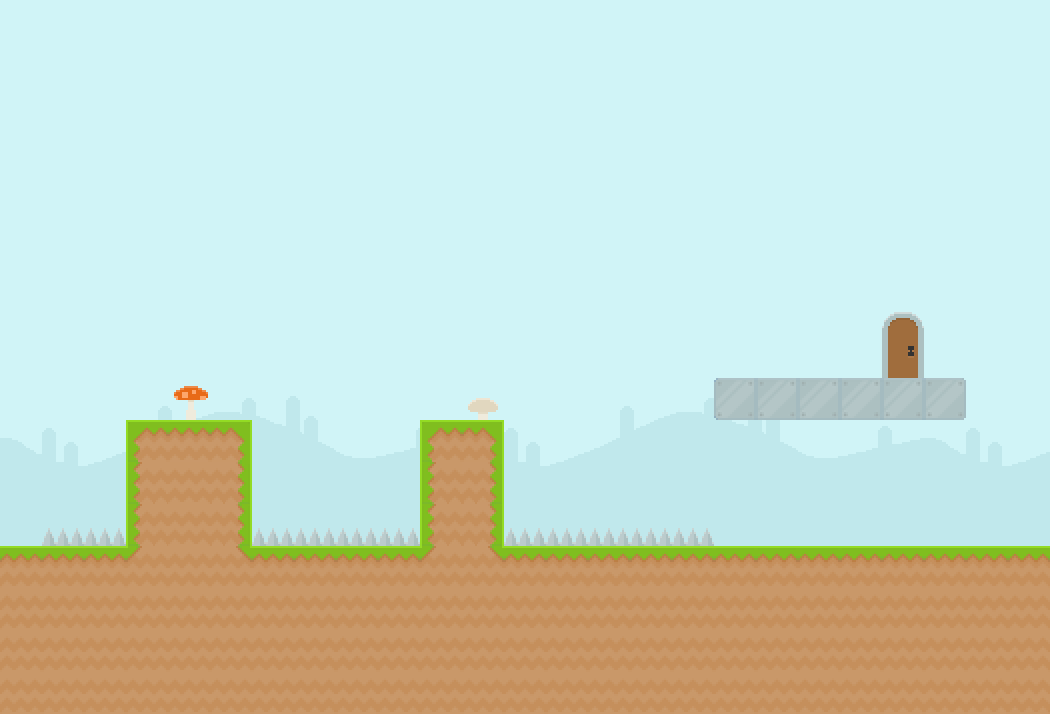

Rendered tile map (Tiled .tmx) drawn with the repository's tilesets; below, a short description and the full map source, tile grids included:
An orthogonal 25x17 tile map with 42x42 px tiles, 2 tile layers (background, foreground) and 2 objects (player, diamond).

<map version="1.0" tiledversion="1.0.2" orientation="orthogonal" renderorder="right-down" width="25" height="17" tilewidth="42" tileheight="42" nextobjectid="3">
 <tileset firstgid="1" source="tileset.tsx" />
 <layer name="background" width="25" height="17">
  <data encoding="csv">
240,240,240,240,240,240,240,240,240,240,240,240,240,240,240,240,240,240,240,240,240,240,240,240,240,
240,240,240,240,240,240,240,240,240,240,240,240,240,240,240,240,240,240,240,240,240,240,240,240,240,
240,240,240,240,240,240,240,240,240,240,240,240,240,240,240,240,240,240,240,240,240,240,240,240,240,
240,240,240,240,240,240,240,240,240,240,240,240,240,240,240,240,240,240,240,240,240,240,240,240,240,
240,240,240,240,240,240,240,240,240,240,240,240,240,240,240,240,240,240,240,240,240,240,240,240,240,
240,240,240,240,240,240,240,240,240,240,240,240,240,240,240,240,240,240,240,240,240,240,240,240,240,
240,240,240,240,240,240,240,240,240,240,240,240,240,240,240,240,240,240,240,240,240,240,240,240,240,
240,240,240,240,240,240,240,240,240,240,240,240,240,240,240,240,240,240,240,240,240,240,240,240,240,
240,240,240,240,240,240,240,240,240,240,240,240,240,240,240,240,240,240,240,240,240,240,240,240,240,
230,231,232,233,234,235,236,237,238,239,240,230,231,232,233,234,235,236,237,238,239,240,230,231,232,
260,261,262,263,264,265,266,267,268,269,270,260,261,262,263,264,265,266,267,268,269,270,260,261,262,
290,291,292,293,294,295,296,297,298,299,300,290,291,292,293,294,295,296,297,298,299,300,290,291,292,
294,294,294,294,294,294,294,294,294,294,294,294,294,294,294,294,294,294,294,294,294,294,294,294,294,
294,294,294,294,294,294,294,294,294,294,294,294,294,294,294,294,294,294,294,294,294,294,294,294,294,
294,294,294,294,294,294,294,294,294,294,294,294,294,294,294,294,294,294,294,294,294,294,294,294,294,
294,294,294,294,294,294,294,294,294,294,294,294,294,294,294,294,294,294,294,294,294,294,294,294,294,
294,294,294,294,294,294,294,294,294,294,294,294,294,294,294,294,294,294,294,294,294,294,294,294,294
</data>
 </layer>
 <layer name="foreground" width="25" height="17">
  <data encoding="csv">
0,0,0,0,0,0,0,0,0,0,0,0,0,0,0,0,0,0,0,0,0,0,0,0,0,
0,0,0,0,0,0,0,0,0,0,0,0,0,0,0,0,0,0,0,0,0,0,0,0,0,
0,0,0,0,0,0,0,0,0,0,0,0,0,0,0,0,0,0,0,0,0,0,0,0,0,
0,0,0,0,0,0,0,0,0,0,0,0,0,0,0,0,0,0,0,0,0,0,0,0,0,
0,0,0,0,0,0,0,0,0,0,0,0,0,0,0,0,0,0,0,0,0,0,0,0,0,
0,0,0,0,0,0,0,0,0,0,0,0,0,0,0,0,0,0,0,0,0,0,0,0,0,
0,0,0,0,0,0,0,0,0,0,0,0,0,0,0,0,0,0,0,0,0,0,0,0,0,
0,0,0,0,0,0,0,0,0,0,0,0,0,0,0,0,0,0,0,0,0,167,0,0,0,
0,0,0,0,0,0,0,0,0,0,0,0,0,0,0,0,0,0,0,0,0,168,0,0,0,
0,0,0,0,459,0,0,0,0,0,0,458,0,0,0,0,0,842,843,843,843,843,844,0,0,
0,0,0,541,483,542,0,0,0,0,541,542,0,0,0,0,0,0,0,0,0,0,0,0,0,
0,0,0,545,576,546,0,0,0,0,545,546,0,0,0,0,0,0,0,0,0,0,0,0,0,
0,71,71,545,576,546,71,71,71,71,545,546,71,71,71,71,71,0,0,0,0,0,0,0,0,
483,483,483,543,576,544,483,483,483,483,543,544,483,483,483,483,483,483,483,483,483,483,483,483,483,
576,576,576,576,576,576,576,576,576,576,576,576,576,576,576,576,576,576,576,576,576,576,576,576,576,
576,576,576,576,576,576,576,576,576,576,576,576,576,576,576,576,576,576,576,576,576,576,576,576,576,
576,576,576,576,576,576,576,576,576,576,576,576,576,576,576,576,576,576,576,576,576,576,576,576,576
</data>
 </layer>
 <objectgroup name="objects">
  <object id="1" name="player" type="player" x="126" y="372" width="32" height="42" />
  <object id="2" name="diamond" x="945.333" y="202.667" width="32" height="32" />
 </objectgroup>
</map>
